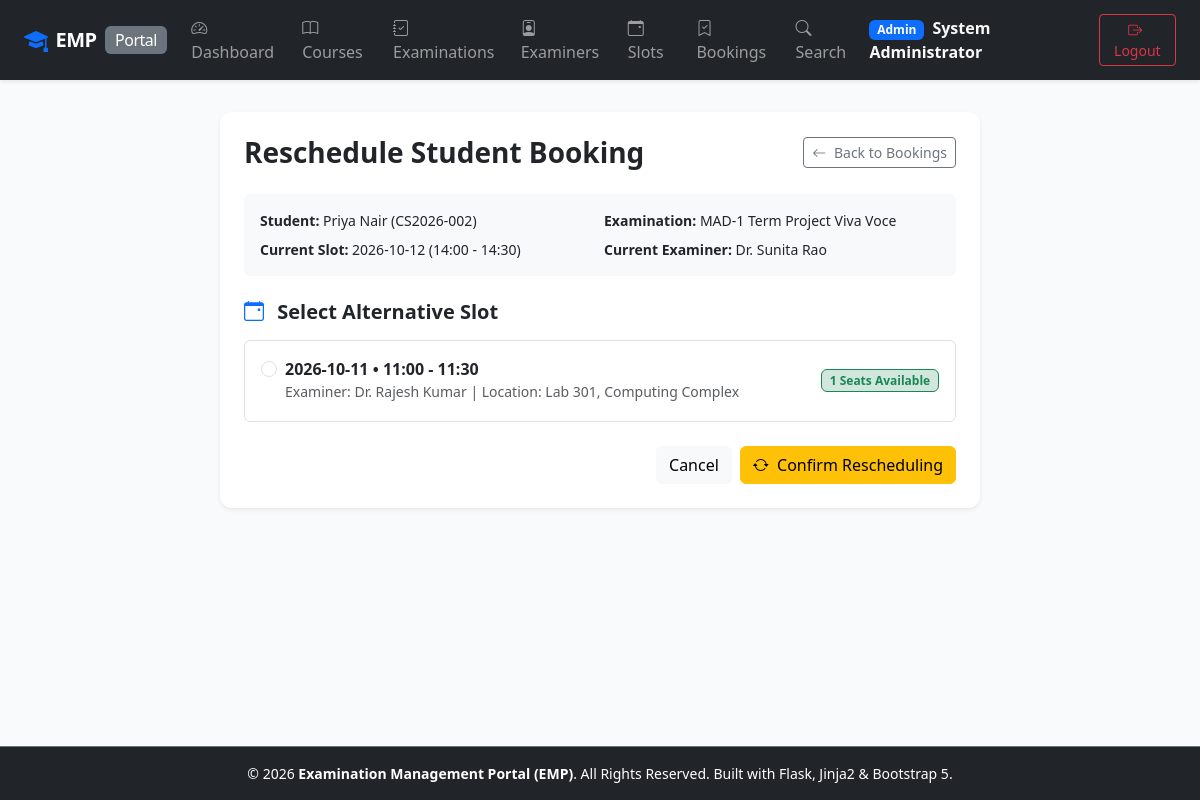
The app's page /admin/bookings/2/reschedule (signed in) with its own data.
### app/models.py (models this page shows, shortened)
class User(UserMixin, db.Model):
    __tablename__ = 'users'
    id = db.Column(db.Integer, primary_key=True)
    username = db.Column(db.String(80), unique=True, nullable=False, index=True)
    email = db.Column(db.String(120), unique=True, nullable=False, index=True)
    password_hash = db.Column(db.String(255), nullable=False)
    role = db.Column(db.String(20), nullable=False) # 'admin', 'examiner', 'student'
    full_name = db.Column(db.String(120), nullable=False)
    created_at = db.Column(db.DateTime, default=datetime.utcnow)
    examiner_profile = db.relationship('ExaminerProfile', backref='user', uselist=False, cascade='all, delete-orphan')
    student_profile = db.relationship('StudentProfile', backref='user', uselist=False, cascade='all, delete-orphan')
    created_slots = db.relationship('ExaminationSlot', backref='examiner', lazy='dynamic')
    student_bookings = db.relationship('Booking', backref='student', lazy='dynamic')
    evaluations_given = db.relationship('Evaluation', backref='examiner', lazy='dynamic')
    @property
    def is_admin(self):
        return self.role == 'admin'

class StudentProfile(db.Model):
    __tablename__ = 'student_profiles'
    id = db.Column(db.Integer, primary_key=True)
    user_id = db.Column(db.Integer, db.ForeignKey('users.id', ondelete='CASCADE'), unique=True, nullable=False)
    roll_no = db.Column(db.String(50), unique=True, nullable=False, index=True)
    department = db.Column(db.String(120), nullable=False, default='Computer Science')
    contact_details = db.Column(db.String(120), nullable=True)
    created_at = db.Column(db.DateTime, default=datetime.utcnow)

class Examination(db.Model):
    __tablename__ = 'examinations'
    id = db.Column(db.Integer, primary_key=True)
    course_id = db.Column(db.Integer, db.ForeignKey('courses.id', ondelete='CASCADE'), nullable=False)
    examination_name = db.Column(db.String(150), nullable=False)
    examination_type = db.Column(db.String(50), nullable=False, default='Viva') # 'Viva', 'Practical', 'Project Demo', 'Assessment'
    duration = db.Column(db.Integer, nullable=False, default=30) # Duration in minutes
    max_marks = db.Column(db.Float, nullable=False, default=100.0)
    slot_creation_start_date = db.Column(db.Date, nullable=False)
    slot_creation_end_date = db.Column(db.Date, nullable=False)
    slot_booking_start_date = db.Column(db.Date, nullable=False)
    slot_booking_end_date = db.Column(db.Date, nullable=False)
    status = db.Column(db.String(30), nullable=False, default='Draft')
    created_at = db.Column(db.DateTime, default=datetime.utcnow)
    rubrics = db.relationship('ExaminationRubric', backref='examination', cascade='all, delete-orphan', lazy='dynamic')
    slots = db.relationship('ExaminationSlot', backref='examination', cascade='all, delete-orphan', lazy='dynamic')

class ExaminationSlot(db.Model):
    __tablename__ = 'examination_slots'
    id = db.Column(db.Integer, primary_key=True)
    examination_id = db.Column(db.Integer, db.ForeignKey('examinations.id', ondelete='CASCADE'), nullable=False)
    examiner_id = db.Column(db.Integer, db.ForeignKey('users.id', ondelete='CASCADE'), nullable=False)
    slot_date = db.Column(db.Date, nullable=False)
    start_time = db.Column(db.Time, nullable=False)
    end_time = db.Column(db.Time, nullable=False)
    max_capacity = db.Column(db.Integer, nullable=False, default=1)
    available_seats = db.Column(db.Integer, nullable=False, default=1)
    status = db.Column(db.String(20), nullable=False, default='Available')
    location_or_link = db.Column(db.String(255), nullable=True, default='Lab 101 / Online Link')
    created_at = db.Column(db.DateTime, default=datetime.utcnow)
    bookings = db.relationship('Booking', backref='slot', cascade='all, delete-orphan', lazy='dynamic')

### app/admin/routes.py (the view, shortened to what this page needs)
@admin_bp.route('/bookings/<int:booking_id>/reschedule', methods=['GET', 'POST'])
@admin_required
def reschedule_booking(booking_id):
    booking = Booking.query.get_or_404(booking_id)
    current_slot = booking.slot
    exam = current_slot.examination
    available_slots = ExaminationSlot.query.filter(
        ExaminationSlot.examination_id == exam.id,
        ExaminationSlot.id != current_slot.id,
        ExaminationSlot.status.in_(['Available'])
    ).all()
    return render_template('admin/reschedule_booking.html', booking=booking, current_slot=current_slot, available_slots=available_slots)

### app/__init__.py (called while the page is built)
@login_manager.user_loader
def load_user(user_id):
    return db.session.get(User, int(user_id))

### app/admin/routes.py (called while the page is built)
def admin_required(f):
    @wraps(f)
    @login_required
    def decorated_function(*args, **kwargs):
        if not current_user.is_admin:
            flash('Access denied. Admin privileges required.', 'danger')
            return redirect(url_for('index'))
        return f(*args, **kwargs)
    return decorated_function

### app/templates/admin/reschedule_booking.html (shortened to what this page needs)
{% extends "base.html" %}
{% block content %}
<div class="row justify-content-center">
    <div class="col-md-8">
        <div class="card shadow-sm border-0 p-4">
            <div class="d-flex justify-content-between align-items-center mb-4">
                <h3 class="fw-bold mb-0">Reschedule Student Booking</h3>
                <a href="{{ url_for('admin.bookings') }}" class="btn btn-outline-secondary btn-sm">
                    <i class="bi bi-arrow-left me-1"></i> Back to Bookings
                </a>
            </div>
            <div class="bg-light p-3 rounded mb-4">
                <div class="row g-2 small">
                    <div class="col-sm-6">
                        <strong>Student:</strong> {{ booking.student.full_name }} ({{ booking.student.student_profile.roll_no if booking.student.student_profile else 'N/A' }})
                    </div>
                    <div class="col-sm-6">
                        <strong>Examination:</strong> {{ current_slot.examination.examination_name }}
                    </div>
                    <div class="col-sm-6">
                        <strong>Current Slot:</strong> {{ current_slot.slot_date }} ({{ current_slot.start_time.strftime('%H:%M') }} - {{ current_slot.end_time.strftime('%H:%M') }})
                    </div>
                    <div class="col-sm-6">
                        <strong>Current Examiner:</strong> {{ current_slot.examiner.full_name }}
                    </div>
                </div>
            </div>
            <form method="POST">
                <h5 class="fw-bold mb-3"><i class="bi bi-calendar-event me-2 text-primary"></i> Select Alternative Slot</h5>
                {% if available_slots %}
                    <div class="list-group mb-4">
                        {% for s in available_slots %}
                            <label class="list-group-item list-group-item-action d-flex justify-content-between align-items-center p-3">
                                <div class="form-check">
                                    <input class="form-check-input me-2" type="radio" name="new_slot_id" value="{{ s.id }}" id="slot_{{ s.id }}" required>
                                    <label class="form-check-label fw-semibold" for="slot_{{ s.id }}">
                                        {{ s.slot_date }} &bull; {{ s.start_time.strftime('%H:%M') }} - {{ s.end_time.strftime('%H:%M') }}
                                        <div class="small text-muted fw-normal">
                                            Examiner: {{ s.examiner.full_name }} | Location: {{ s.location_or_link or 'Online' }}
                                        </div>
                                    </label>
                                </div>
                                <span class="badge bg-success-subtle text-success border border-success">
                                    {{ s.available_seats }} Seats Available
                                </span>
                            </label>
                        {% endfor %}
                    </div>
                    <div class="d-flex justify-content-end gap-2">
                        <a href="{{ url_for('admin.bookings') }}" class="btn btn-light">Cancel</a>
                        <button type="submit" class="btn btn-warning">
                            <i class="bi bi-arrow-repeat me-1"></i> Confirm Rescheduling
                        </button>
                    </div>
                {% else %}
                    <div class="alert alert-warning py-3">
                        <i class="bi bi-exclamation-triangle-fill me-2"></i>
                        No alternative available slots found for this examination. Examiners must create another slot first.
                    </div>
                    <a href="{{ url_for('admin.bookings') }}" class="btn btn-secondary">Return to Bookings</a>
                {% endif %}
            </form>
        </div>
    </div>
</div>
{% endblock %}

### app/templates/base.html (shortened to what this page needs)
<!DOCTYPE html>
<html lang="en">
<head>
    <link href="https://cdn.jsdelivr.net/npm/bootstrap@5.3.3/dist/css/bootstrap.min.css" rel="stylesheet">
    <link href="https://cdn.jsdelivr.net/npm/bootstrap-icons@1.11.3/font/bootstrap-icons.min.css" rel="stylesheet">
    <link href="{{ url_for('static', filename='css/custom.css') }}" rel="stylesheet">
</head>
<body>
    <nav class="navbar navbar-expand-lg navbar-dark bg-dark sticky-top shadow-sm">
        <div class="container-fluid px-lg-4">
            <a class="navbar-brand d-flex align-items-center" href="{{ url_for('index') }}">
                <i class="bi bi-mortarboard-fill text-primary me-2 fs-4"></i>
                <span class="fw-bold">EMP</span>
                <span class="badge bg-secondary ms-2 fs-6 fw-normal d-none d-sm-inline">Portal</span>
            </a>
            <div class="collapse navbar-collapse" id="navbarMain">
                <ul class="navbar-nav me-auto mb-2 mb-lg-0">
                    {% if current_user.is_authenticated %}
                        {% if current_user.is_admin %}
                            <li class="nav-item">
                                <a class="nav-link" href="{{ url_for('admin.dashboard') }}"><i class="bi bi-speedometer2 me-1"></i> Dashboard</a>
                            </li>
                            <li class="nav-item">
                                <a class="nav-link" href="{{ url_for('admin.courses') }}"><i class="bi bi-book me-1"></i> Courses</a>
                            </li>
                            <li class="nav-item">
                                <a class="nav-link" href="{{ url_for('admin.examinations') }}"><i class="bi bi-journal-check me-1"></i> Examinations</a>
                            </li>
                            <li class="nav-item">
                                <a class="nav-link" href="{{ url_for('admin.examiners') }}"><i class="bi bi-person-badge me-1"></i> Examiners</a>
                            </li>
                            <li class="nav-item">
                                <a class="nav-link" href="{{ url_for('admin.slots') }}"><i class="bi bi-calendar-event me-1"></i> Slots</a>
                            </li>
                            <li class="nav-item">
                                <a class="nav-link" href="{{ url_for('admin.bookings') }}"><i class="bi bi-bookmark-check me-1"></i> Bookings</a>
                            </li>
                            <li class="nav-item">
                                <a class="nav-link" href="{{ url_for('admin.search') }}"><i class="bi bi-search me-1"></i> Search</a>
                            </li>
                        {% endif %}
                    {% else %}
                        <li class="nav-item">
                            <a class="nav-link" href="{{ url_for('index') }}"><i class="bi bi-house-door me-1"></i> Home</a>
                        </li>
                    {% endif %}
                </ul>
                <ul class="navbar-nav ms-auto align-items-center">
                    {% if current_user.is_authenticated %}
                        <li class="nav-item me-3 text-light">
                            <span class="badge bg-primary me-1">{{ current_user.role|capitalize }}</span>
                            <span class="fw-semibold">{{ current_user.full_name }}</span>
                        </li>
                        <li class="nav-item">
                            <a class="btn btn-outline-danger btn-sm" href="{{ url_for('auth.logout') }}">
                                <i class="bi bi-box-arrow-right me-1"></i> Logout
                            </a>
                        </li>
                    {% endif %}
                </ul>
            </div>
        </div>
    </nav>
    <main class="main-content container-fluid px-lg-4 py-3">
        {% block content %}{% endblock %}
    </main>
    <footer class="bg-dark text-white text-center py-3 mt-auto border-top border-secondary">
        <div class="container-fluid">
            <p class="mb-0 small text-light-50">
                &copy; 2026 <strong>Examination Management Portal (EMP)</strong>. All Rights Reserved. Built with Flask, Jinja2 & Bootstrap 5.
            </p>
        </div>
    </footer>
</body>
</html>

### app/static/css/custom.css (style rules this page uses)
:root { --primary-color: #1e3a8a; --primary-dark: #0f172a; --accent-color: #3b82f6; --success-color: #059669; --warning-color: #d97706; --danger-color: #dc2626; --card-shadow: 0 4px 6px -1px rgba(0, 0, 0, 0.1), 0 2px 4px -1px rgba(0, 0, 0, 0.06); }
body { background-color: #f8fafc; font-family: system-ui, -apple-system, "Segoe UI", Roboto, "Helvetica Neue", Arial, sans-serif; color: #1e293b; min-height: 100vh; display: flex; flex-direction: column; }
.main-content { flex: 1; }
.navbar-brand { font-weight: 700; letter-spacing: -0.5px; }
.card { border: none; border-radius: 0.75rem; box-shadow: var(--card-shadow); transition: transform 0.15s ease-in-out, box-shadow 0.15s ease-in-out; }

### records on screen
User: role "Admin", full_name "System Administrator"
User: student.full_name "Priya Nair"
StudentProfile: student.student_profile "CS2026-002"
Examination: examination.examination_name "MAD-1 Term Project Viva Voce"
ExaminationSlot: slot_date "2026-10-12", start_time "14:00", end_time "14:30"
User: examiner.full_name "Dr. Sunita Rao"
ExaminationSlot: slot_date "2026-10-11", start_time "11:00", end_time "11:30", examiner.full_name "Dr. Rajesh Kumar", location_or_link "Lab 301, Computing Complex", available_seats "1"
